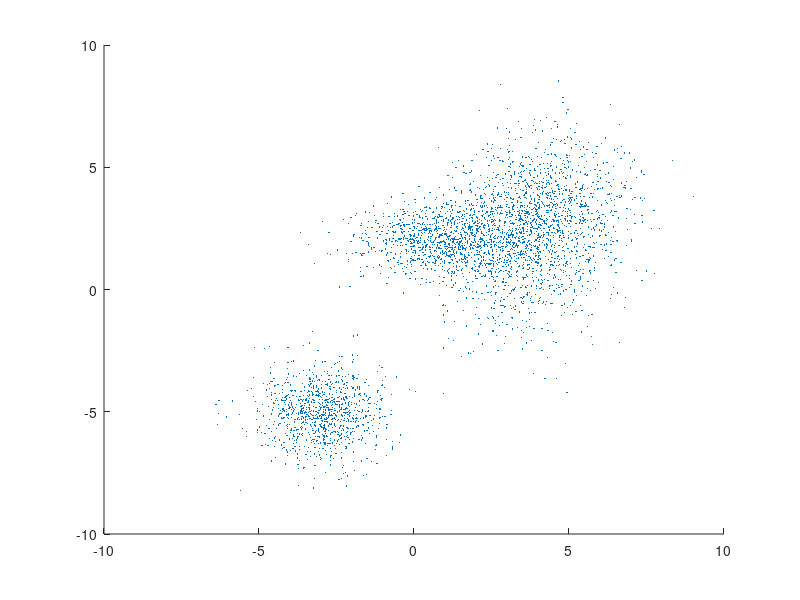

The MATLAB script that drew this image: (Note: this script raises an error after producing the figure.)
clear;
clc;
close all;
mu1 = [1 2];          % Mean of the 1st component
sigma1 = [2 0; 0 .5]; % Covariance of the 1st component
mu2 = [-3 -5];        % Mean of the 2nd component
sigma2 = [1 0; 0 1];  % Covariance of the 2nd component
mu3 = [4,2];
sigma3 = [2,0.6;0.6,4];
mu4 = [3.5,3];
sigma4 = [2,0.4;0.4,2];
rng('default') % For reproducibility
r1 = mvnrnd(mu1,sigma1,1000);
r2 = mvnrnd(mu2,sigma2,1000);
r3 = mvnrnd(mu3,sigma3,1000);
r4 = mvnrnd(mu4,sigma4,1000);
X = [r1; r2; r3; r4];


gm = fitgmdist(X,4);

scatter(X(:,1),X(:,2),10,'.') % Scatter plot with points of size 10
hold on
gmPDF = @(x,y) arrayfun(@(x0,y0) pdf(gm,[x0 y0]),x,y);
fcontour(gmPDF,[-8 6])